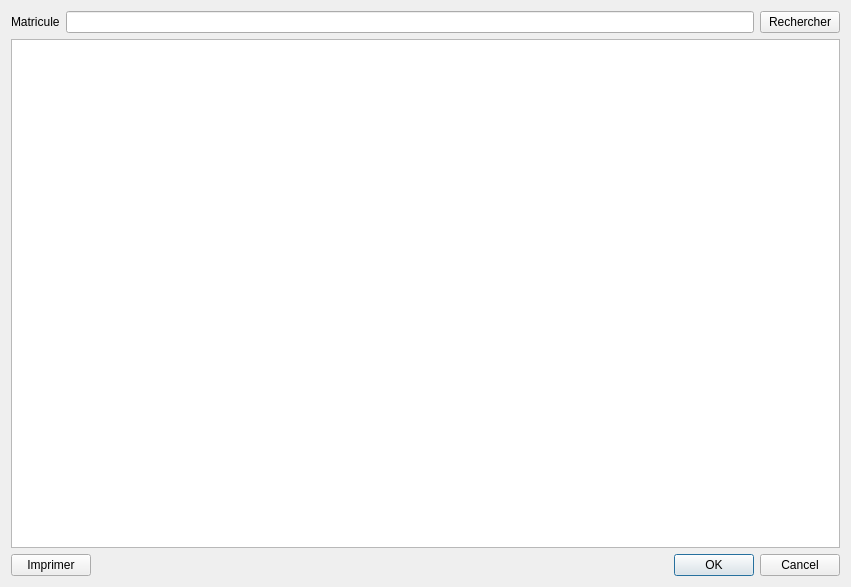
<?xml version="1.0" encoding="UTF-8"?>
<ui version="4.0">
 <class>afficherUnPersonnel</class>
 <widget class="QDialog" name="afficherUnPersonnel">
  <property name="geometry">
   <rect>
    <x>0</x>
    <y>0</y>
    <width>851</width>
    <height>587</height>
   </rect>
  </property>
  <property name="windowTitle">
   <string>Dialog</string>
  </property>
  <layout class="QVBoxLayout" name="verticalLayout">
   <item>
    <layout class="QHBoxLayout" name="horizontalLayout">
     <item>
      <widget class="QLabel" name="label">
       <property name="text">
        <string>Matricule</string>
       </property>
      </widget>
     </item>
     <item>
      <widget class="QLineEdit" name="matAffPers"/>
     </item>
     <item>
      <widget class="QPushButton" name="rechAffPers">
       <property name="text">
        <string>Rechercher</string>
       </property>
      </widget>
     </item>
    </layout>
   </item>
   <item>
    <widget class="QTextBrowser" name="textAffichePers"/>
   </item>
   <item>
    <layout class="QHBoxLayout" name="horizontalLayout_2">
     <item>
      <widget class="QPushButton" name="imprimerBoutton">
       <property name="text">
        <string>Imprimer</string>
       </property>
      </widget>
     </item>
     <item>
      <widget class="QDialogButtonBox" name="buttonBox">
       <property name="orientation">
        <enum>Qt::Horizontal</enum>
       </property>
       <property name="standardButtons">
        <set>QDialogButtonBox::Cancel|QDialogButtonBox::Ok</set>
       </property>
      </widget>
     </item>
    </layout>
   </item>
  </layout>
 </widget>
 <resources/>
 <connections>
  <connection>
   <sender>buttonBox</sender>
   <signal>accepted()</signal>
   <receiver>afficherUnPersonnel</receiver>
   <slot>accept()</slot>
   <hints>
    <hint type="sourcelabel">
     <x>248</x>
     <y>254</y>
    </hint>
    <hint type="destinationlabel">
     <x>157</x>
     <y>274</y>
    </hint>
   </hints>
  </connection>
  <connection>
   <sender>buttonBox</sender>
   <signal>rejected()</signal>
   <receiver>afficherUnPersonnel</receiver>
   <slot>reject()</slot>
   <hints>
    <hint type="sourcelabel">
     <x>316</x>
     <y>260</y>
    </hint>
    <hint type="destinationlabel">
     <x>286</x>
     <y>274</y>
    </hint>
   </hints>
  </connection>
 </connections>
</ui>
